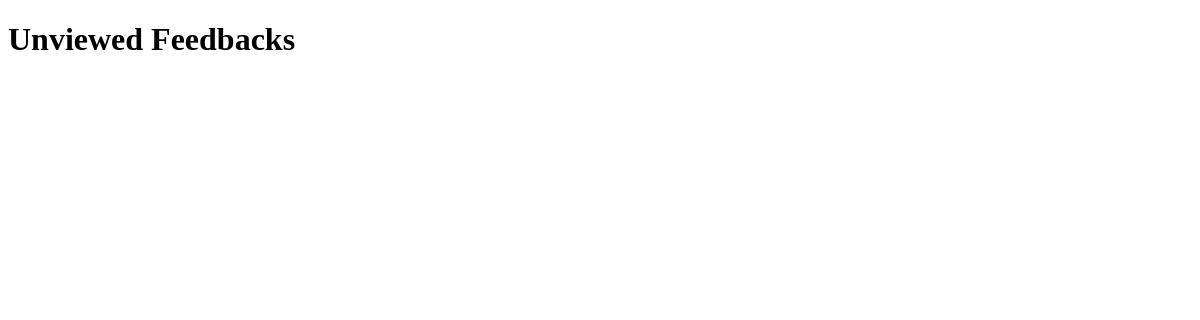
Before: /therapist/unviewed-feedbacks/ (signed in) with the older database file.
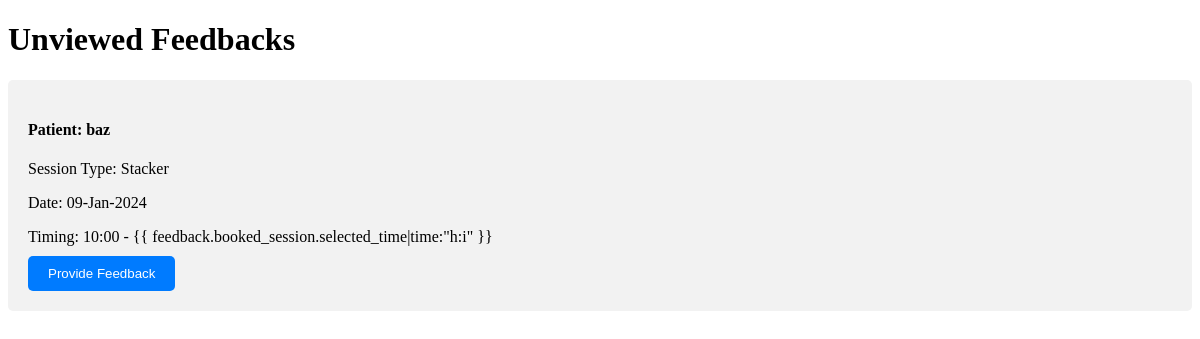
After: the same page with the newer database file.
### module1/models.py (models this page shows, shortened)
class Feedback(models.Model):
    therapist = models.ForeignKey(Therapist, on_delete=models.CASCADE)
    patient = models.ForeignKey(Patient, on_delete=models.CASCADE)
    booked_session = models.ForeignKey(BookedSession, on_delete=models.CASCADE)
    description = models.TextField(default='')
    answer1 = models.TextField()
    answer2 = models.TextField()
    answer3 = models.TextField()
    answer4 = models.TextField()
    answer5 = models.TextField()
    is_viewed = models.BooleanField(default=False)
    created_at=models.DateTimeField(default=timezone.now)
    total_percentage = models.IntegerField(default=0)

class Patient(models.Model):
    user = models.OneToOneField(User, on_delete=models.CASCADE)
    gender = models.CharField(max_length=10)
    dob = models.CharField(max_length=3)
    phone_no = models.CharField(max_length=20)
    age = models.CharField(max_length=3)
    progress_percentage = models.IntegerField(default=0)

class BookedSession(models.Model):
    therapist = models.ForeignKey(Therapist, on_delete=models.CASCADE)
    patient = models.ForeignKey(Patient, on_delete=models.CASCADE)
    session_type = models.CharField(max_length=50, default="Regular", blank=True, null=True)
    amount = models.DecimalField(max_digits=10, decimal_places=2)
    selected_time = models.DateTimeField(max_length=10, blank=True, null=True)
    payment_method = models.CharField(max_length=50, default='nayapay')

### module1/views.py (the view)
# urls.py: path('therapist/unviewed-feedbacks/', views.therapist_unviewed_feedbacks, name='therapist_unviewed_feedbacks'),
def therapist_unviewed_feedbacks(request):
    therapist = request.user.therapist
    unviewed_feedbacks = Feedback.objects.filter(therapist=therapist, is_viewed=False)
    context = {'unviewed_feedbacks': unviewed_feedbacks}
    return render(request, 'therapist_unviewed_feedbacks.html', context)

### Templates/therapist_unviewed_feedbacks.html (shortened to what this page needs)
<!DOCTYPE html>
<html lang="en">
<head>
    {%load static%}
</head>
<body>
<h1>Unviewed Feedbacks</h1>
<div class="feedbacks">
    {% for feedback in unviewed_feedbacks %}
    <div class="feedback-item">
        <h4>Patient: {{ feedback.patient.user.username }}</h4>
        <p>Session Type: {{ feedback.booked_session.session_type }}</p>
        <p>Date: {{ feedback.booked_session.selected_time|date:"d-M-Y" }}</p>
        <p>Timing: {{ feedback.booked_session.selected_time|time:"h:i" }} - {{
            feedback.booked_session.selected_time|time:"h:i" }}</p>
        <a href="{% url 'provide_feedback' feedback_id=feedback.id %}">
            <button>Provide Feedback</button>
        </a>
    </div>
    {% endfor %}
</div>
</body>
</html>

Changed rows visible on the page:
added Feedback: patient.user.username "baz", booked_session.session_type "Stacker", booked_session.selected_time "09-Jan-2024", booked_session.selected_time "10:00"
